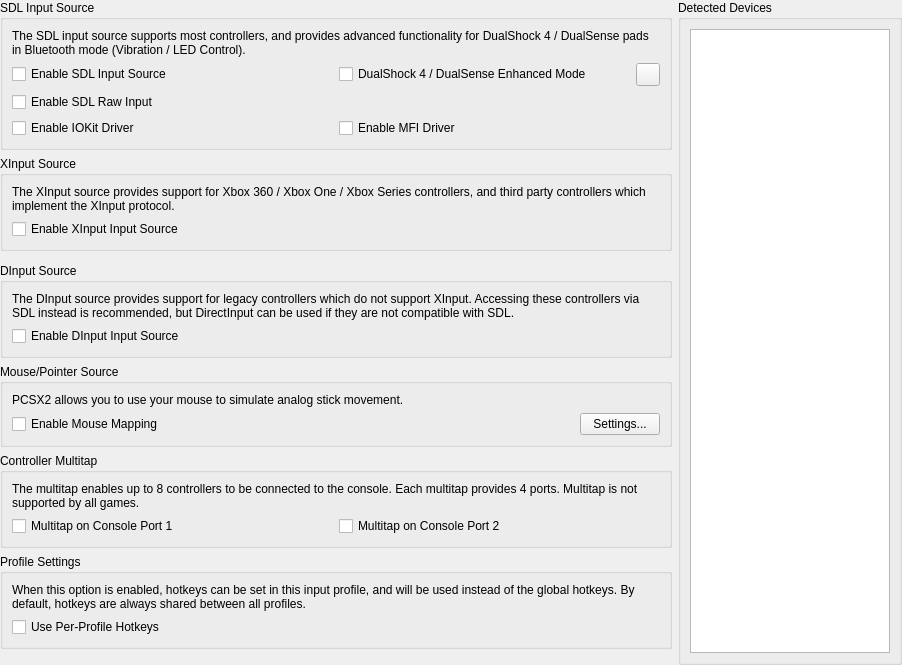
<?xml version="1.0" encoding="UTF-8"?>
<ui version="4.0">
 <class>ControllerGlobalSettingsWidget</class>
 <widget class="QWidget" name="ControllerGlobalSettingsWidget">
  <property name="geometry">
   <rect>
    <x>0</x>
    <y>0</y>
    <width>902</width>
    <height>665</height>
   </rect>
  </property>
  <layout class="QGridLayout" name="mainLayout" columnstretch="1,0">
   <property name="leftMargin">
    <number>0</number>
   </property>
   <property name="topMargin">
    <number>0</number>
   </property>
   <property name="rightMargin">
    <number>0</number>
   </property>
   <property name="bottomMargin">
    <number>0</number>
   </property>
   <item row="7" column="0">
    <spacer name="verticalSpacer">
     <property name="orientation">
      <enum>Qt::Orientation::Vertical</enum>
     </property>
     <property name="sizeHint" stdset="0">
      <size>
       <width>20</width>
       <height>0</height>
      </size>
     </property>
    </spacer>
   </item>
   <item row="5" column="0">
    <widget class="QGroupBox" name="multitapGroup">
     <property name="title">
      <string>Controller Multitap</string>
     </property>
     <layout class="QGridLayout" name="gridLayout_4">
      <item row="1" column="0">
       <widget class="QCheckBox" name="multitapPort1">
        <property name="text">
         <string>Multitap on Console Port 1</string>
        </property>
       </widget>
      </item>
      <item row="1" column="1">
       <widget class="QCheckBox" name="multitapPort2">
        <property name="text">
         <string>Multitap on Console Port 2</string>
        </property>
       </widget>
      </item>
      <item row="0" column="0" colspan="2">
       <widget class="QLabel" name="label">
        <property name="text">
         <string>The multitap enables up to 8 controllers to be connected to the console. Each multitap provides 4 ports. Multitap is not supported by all games.</string>
        </property>
        <property name="wordWrap">
         <bool>true</bool>
        </property>
        <property name="textInteractionFlags">
         <set>Qt::TextBrowserInteraction</set>
        </property>
       </widget>
      </item>
     </layout>
    </widget>
   </item>
   <item row="3" column="0">
    <widget class="QGroupBox" name="dinputGroup">
     <property name="title">
      <string>DInput Source</string>
     </property>
     <layout class="QGridLayout" name="gridLayout_6">
      <item row="2" column="0">
       <widget class="QCheckBox" name="enableDInputSource">
        <property name="text">
         <string>Enable DInput Input Source</string>
        </property>
       </widget>
      </item>
      <item row="1" column="0" colspan="2">
       <widget class="QLabel" name="label_9">
        <property name="text">
         <string>The DInput source provides support for legacy controllers which do not support XInput. Accessing these controllers via SDL instead is recommended, but DirectInput can be used if they are not compatible with SDL.</string>
        </property>
        <property name="wordWrap">
         <bool>true</bool>
        </property>
        <property name="textInteractionFlags">
         <set>Qt::TextBrowserInteraction</set>
        </property>
       </widget>
      </item>
     </layout>
    </widget>
   </item>
   <item row="6" column="0">
    <widget class="QGroupBox" name="profileSettings">
     <property name="title">
      <string>Profile Settings</string>
     </property>
     <layout class="QGridLayout" name="gridLayout_5">
      <item row="0" column="0">
       <widget class="QLabel" name="label_4">
        <property name="text">
         <string>When this option is enabled, hotkeys can be set in this input profile, and will be used instead of the global hotkeys. By default, hotkeys are always shared between all profiles.</string>
        </property>
        <property name="wordWrap">
         <bool>true</bool>
        </property>
        <property name="textInteractionFlags">
         <set>Qt::TextBrowserInteraction</set>
        </property>
       </widget>
      </item>
      <item row="1" column="0">
       <widget class="QCheckBox" name="useProfileHotkeyBindings">
        <property name="text">
         <string>Use Per-Profile Hotkeys</string>
        </property>
       </widget>
      </item>
     </layout>
    </widget>
   </item>
   <item row="0" column="0">
    <widget class="QGroupBox" name="sdlGroup">
     <property name="title">
      <string>SDL Input Source</string>
     </property>
     <layout class="QGridLayout" name="sdlGridLayout">
      <item row="1" column="0">
       <widget class="QCheckBox" name="enableSDLSource">
        <property name="text">
         <string>Enable SDL Input Source</string>
        </property>
       </widget>
      </item>
      <item row="0" column="0" colspan="2">
       <widget class="QLabel" name="label_2">
        <property name="text">
         <string>The SDL input source supports most controllers, and provides advanced functionality for DualShock 4 / DualSense pads in Bluetooth mode (Vibration / LED Control).</string>
        </property>
        <property name="wordWrap">
         <bool>true</bool>
        </property>
        <property name="textInteractionFlags">
         <set>Qt::TextBrowserInteraction</set>
        </property>
       </widget>
      </item>
      <item row="1" column="1">
       <layout class="QHBoxLayout" name="horizontalLayout_4">
        <item>
         <widget class="QCheckBox" name="enableSDLEnhancedMode">
          <property name="text">
           <string>DualShock 4 / DualSense Enhanced Mode</string>
          </property>
         </widget>
        </item>
        <item>
         <widget class="QToolButton" name="ledSettings">
          <property name="toolTip">
           <string>Controller LED Settings</string>
          </property>
          <property name="icon">
           <iconset theme="lightbulb-line"/>
          </property>
         </widget>
        </item>
       </layout>
      </item>
      <item row="2" column="0">
       <widget class="QCheckBox" name="enableSDLRawInput">
        <property name="text">
         <string>Enable SDL Raw Input</string>
        </property>
       </widget>
      </item>
      <item row="3" column="0">
       <widget class="QCheckBox" name="enableSDLIOKitDriver">
        <property name="text">
         <string>Enable IOKit Driver</string>
        </property>
       </widget>
      </item>
      <item row="3" column="1">
       <widget class="QCheckBox" name="enableSDLMFIDriver">
        <property name="text">
         <string>Enable MFI Driver</string>
        </property>
       </widget>
      </item>
     </layout>
    </widget>
   </item>
   <item row="4" column="0">
    <widget class="QGroupBox" name="mouseGroup">
     <property name="title">
      <string>Mouse/Pointer Source</string>
     </property>
     <layout class="QFormLayout" name="formLayout">
      <item row="0" column="0" colspan="2">
       <widget class="QLabel" name="label_7">
        <property name="text">
         <string>PCSX2 allows you to use your mouse to simulate analog stick movement.</string>
        </property>
        <property name="textInteractionFlags">
         <set>Qt::TextBrowserInteraction</set>
        </property>
        <property name="wordWrap">
         <bool>true</bool>
        </property>
        <property name="textInteractionFlags">
         <set>Qt::TextBrowserInteraction</set>
        </property>
       </widget>
      </item>
      <item row="1" column="0" colspan="2">
       <layout class="QHBoxLayout" name="horizontalLayout_3" stretch="1,0">
        <item>
         <widget class="QCheckBox" name="enableMouseMapping">
          <property name="text">
           <string>Enable Mouse Mapping</string>
          </property>
         </widget>
        </item>
        <item>
         <widget class="QPushButton" name="mouseSettings">
          <property name="toolTip">
           <string>Controller LED Settings</string>
          </property>
          <property name="text">
           <string>Settings...</string>
          </property>
         </widget>
        </item>
       </layout>
      </item>
     </layout>
    </widget>
   </item>
   <item row="1" column="0">
    <widget class="QGroupBox" name="xinputGroup">
     <property name="title">
      <string>XInput Source</string>
     </property>
     <layout class="QGridLayout" name="gridLayout_3">
      <item row="0" column="0">
       <widget class="QLabel" name="label_3">
        <property name="text">
         <string>The XInput source provides support for Xbox 360 / Xbox One / Xbox Series controllers, and third party controllers which implement the XInput protocol.</string>
        </property>
        <property name="textInteractionFlags">
         <set>Qt::TextBrowserInteraction</set>
        </property>
        <property name="wordWrap">
         <bool>true</bool>
        </property>
       </widget>
      </item>
      <item row="1" column="0">
       <widget class="QCheckBox" name="enableXInputSource">
        <property name="text">
         <string>Enable XInput Input Source</string>
        </property>
       </widget>
      </item>
     </layout>
    </widget>
   </item>
   <item row="0" column="1" rowspan="8">
    <widget class="QGroupBox" name="groupBox_3">
     <property name="title">
      <string>Detected Devices</string>
     </property>
     <layout class="QGridLayout" name="gridLayout">
      <item row="0" column="0" colspan="2">
       <widget class="QListWidget" name="deviceList">
        <property name="minimumSize">
         <size>
          <width>200</width>
          <height>0</height>
         </size>
        </property>
        <property name="maximumSize">
         <size>
          <width>200</width>
          <height>16777215</height>
         </size>
        </property>
       </widget>
      </item>
     </layout>
    </widget>
   </item>
  </layout>
 </widget>
 <tabstops>
  <tabstop>enableSDLSource</tabstop>
  <tabstop>enableSDLEnhancedMode</tabstop>
  <tabstop>ledSettings</tabstop>
  <tabstop>enableSDLRawInput</tabstop>
  <tabstop>enableSDLIOKitDriver</tabstop>
  <tabstop>enableSDLMFIDriver</tabstop>
  <tabstop>enableXInputSource</tabstop>
  <tabstop>enableDInputSource</tabstop>
  <tabstop>enableMouseMapping</tabstop>
  <tabstop>mouseSettings</tabstop>
  <tabstop>multitapPort1</tabstop>
  <tabstop>multitapPort2</tabstop>
  <tabstop>useProfileHotkeyBindings</tabstop>
  <tabstop>deviceList</tabstop>
 </tabstops>
 <resources/>
 <connections/>
</ui>
